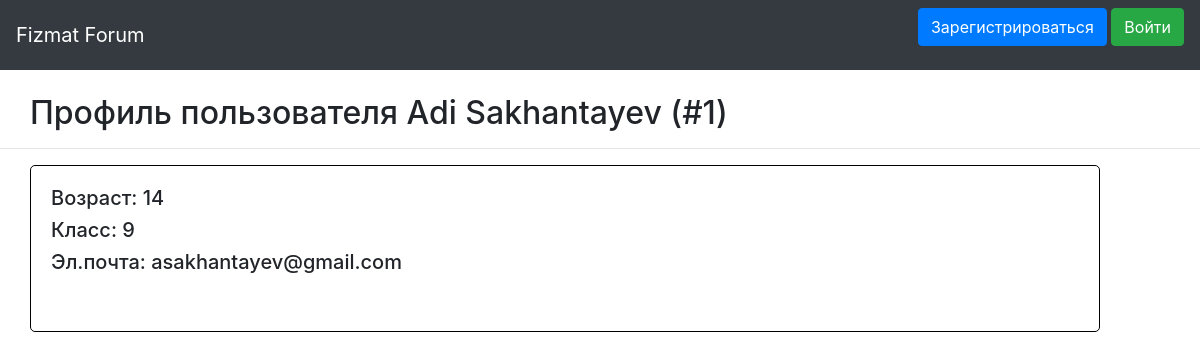
Before: /profile/1 with the older database file.
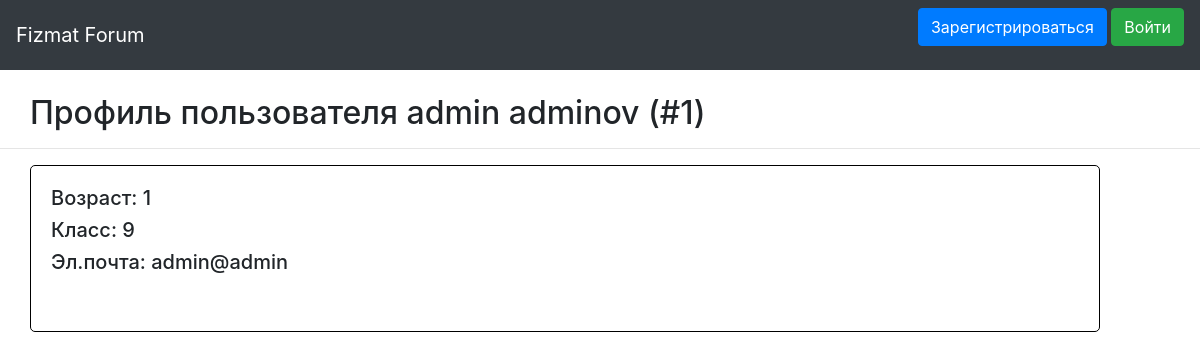
After: the same page with the newer database file.
### data/users.py (models this page shows, shortened)
class User(SqlAlchemyBase, UserMixin, SerializerMixin):
    __tablename__ = 'users'
    id = sqlalchemy.Column(sqlalchemy.Integer, primary_key=True, autoincrement=True)
    surname = sqlalchemy.Column(sqlalchemy.String, nullable=False)
    name = sqlalchemy.Column(sqlalchemy.String, nullable=False)
    age = sqlalchemy.Column(sqlalchemy.Integer, nullable=False)
    grade = sqlalchemy.Column(sqlalchemy.Integer, nullable=False)
    email = sqlalchemy.Column(sqlalchemy.String, index=True, unique=True, nullable=False)
    hashed_password = sqlalchemy.Column(sqlalchemy.String)

### main.py (the view)
@app.route('/profile/<uid>')
def profile(uid):
    session = db_session.create_session()
    return render_template('profile.html', user=session.query(User).filter(User.id == uid).first(),
                           current_user=current_user)

### data/db_session.py (called while the page is built)
def create_session() -> Session:
    global __factory
    return __factory()

### templates/profile.html (shortened to what this page needs)
{% extends "base.html" %}
{% block content %}
<br/>
<h2 align="left" style="margin-left: 30px;">Профиль пользователя {{ user.name }} {{ user.surname }} (#{{ user.id }})</h2>
<hr/>
<div class="profile">
    <h5>Возраст: {{ user.age }}</h5>
    <h5>Класс: {{ user.grade }}</h5>
    <h5>Эл.почта: {{ user.email }}</h5>
    <br/>
</div>
{% endblock %}

### templates/base.html (shortened to what this page needs)
<!DOCTYPE html>
<html lang="en">
<head>
                    <link rel="stylesheet"
                    href="https://stackpath.bootstrapcdn.com/bootstrap/4.4.1/css/bootstrap.min.css"
>
    <link rel="stylesheet" href="/static/css/style.css">
</head>
<body>
    <nav class="navbar navbar-dark bg-dark">
        <a class="navbar-brand" href="/">Fizmat Forum</a>
                {% if current_user.is_authenticated %}
                    <span>
                        <a target="_blank" class="navbar-brand" href="/profile/{{current_user.id}}">{{ current_user.name }} {{ current_user.surname }}</a>
                        <a class="btn btn-light" href="/logout">Выйти</a>
                    </span>
                {% else %}
                    <p>
                        <a class="btn btn-primary " href="/register">Зарегистрироваться</a>
                        <a class="btn btn-success" href="/login">Войти</a>
                    </p>
                {% endif %}
    </nav>
    {% block content %}{% endblock %}
</body>
</html>

### static/css/style.css (style rules this page uses)
.profile { margin-left: 30px; margin-right: 100px; border: solid 1px black; border-radius: 5px; padding-top: 20px; padding-bottom: 25px; padding-left: 20px; }

Changed rows visible on the page:
changed User id 1: name "Adi" → "admin"; surname "Sakhantayev" → "adminov"; age "14" → "1"; email "asakhantayev@gmail.com" → "admin@admin"
